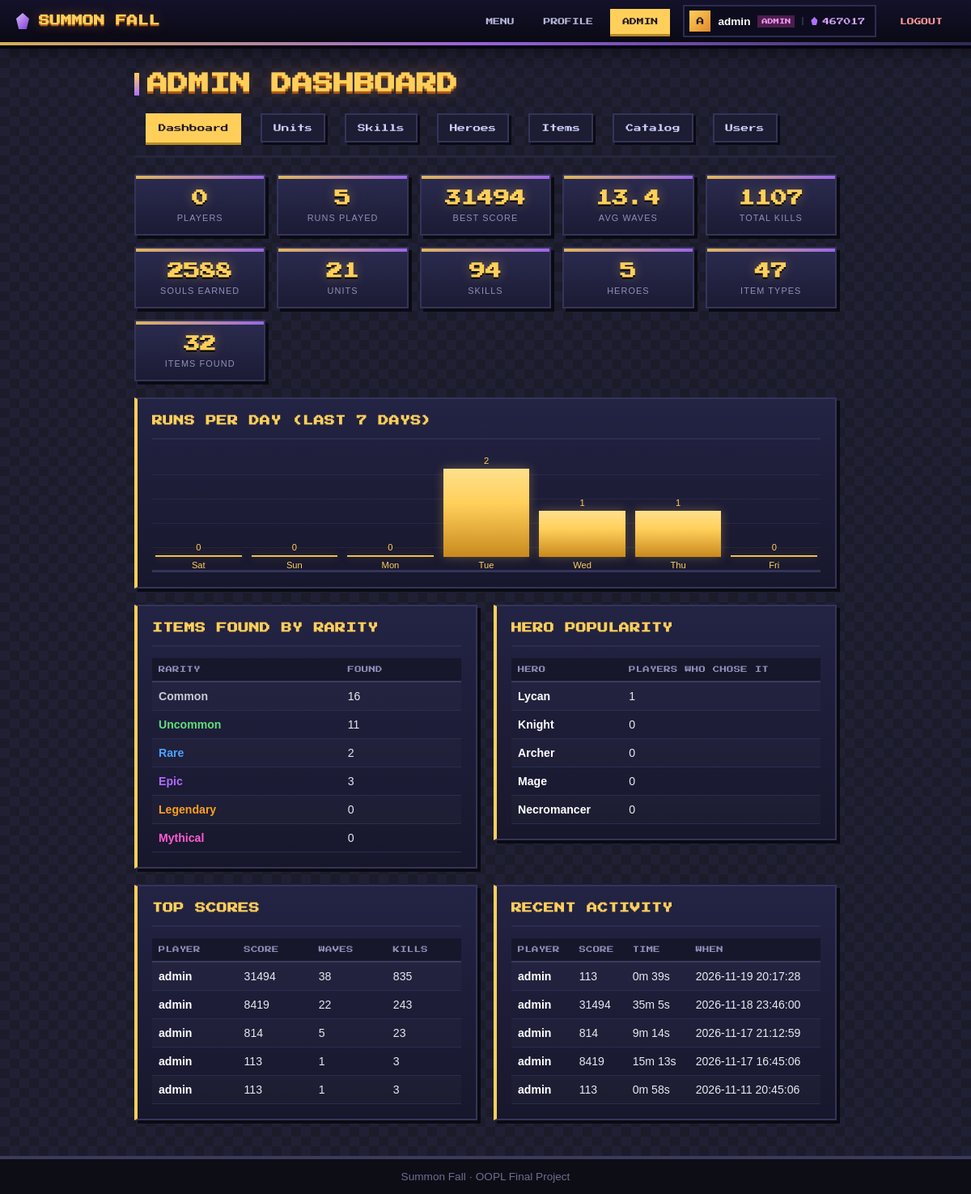
Page /views/admin/dashboard.php (signed in) on the committed database.
### tables this page shows
CREATE TABLE `users` (
  `id` int UNSIGNED NOT NULL,
  `username` varchar(30) NOT NULL,
  `email` varchar(100) NOT NULL,
  `password_hash` varchar(255) NOT NULL,
  `role` enum('admin','player') NOT NULL DEFAULT 'player',
  `souls` int UNSIGNED NOT NULL DEFAULT '0',
  `created_at` timestamp NULL DEFAULT CURRENT_TIMESTAMP
);

CREATE TABLE `scores` (
  `id` int UNSIGNED NOT NULL,
  `user_id` int UNSIGNED NOT NULL,
  `map_id` tinyint NOT NULL DEFAULT '1',
  `score` int UNSIGNED NOT NULL,
  `waves_reached` int UNSIGNED NOT NULL,
  `kills` int UNSIGNED NOT NULL,
  `souls_earned` int UNSIGNED NOT NULL,
  `duration_sec` int UNSIGNED NOT NULL,
  `played_at` timestamp NULL DEFAULT CURRENT_TIMESTAMP
);

### classes/Auth.php (called while the page is built, shortened)
<?php
class Auth
{
    private static ?User $current = null;
    public static function user(): ?User
    {
        if (self::$current === null && isset($_SESSION['user_id'])) {
            self::$current = User::find((int) $_SESSION['user_id']);
        }
        return self::$current;
    }
    public static function check(): bool
    {
        return self::user() !== null;
    }
}

### classes/AdminUser.php (called while the page is built, shortened)
<?php
class AdminUser extends User
{
    public function getRole(): string { return 'admin'; }
    public function canManageContent(): bool { return true; }
}

### classes/User.php (called while the page is built, shortened)
<?php
abstract class User extends Model
{
    private string $username;
    private int $souls;
    public function __construct(string $username, string $email, string $passwordHash, int $souls = 0, ?int $id = null)
    {
        $this->souls = $souls;
    }
    public function getUsername(): string { return $this->username; }
    public function getSouls(): int { return $this->souls; }
    public function setUsername(string $username): void
    {
        $this->username = $username;
    }
}

### classes/Database.php (called while the page is built, shortened)
<?php
class Database
{
    private static ?Database $instance = null;
    private PDO $pdo;
    private function __construct()
    {
        $c = require BASE_PATH . '/config/database.php';
        $dsn = "mysql:host={$c['host']};dbname={$c['name']};charset={$c['charset']}";
        try {
            $this->pdo = new PDO($dsn, $c['user'], $c['pass'], [
                PDO::ATTR_ERRMODE            => PDO::ERRMODE_EXCEPTION,
                PDO::ATTR_DEFAULT_FETCH_MODE => PDO::FETCH_ASSOC,
                PDO::ATTR_EMULATE_PREPARES   => false,
            ]);
        } catch (PDOException $e) {
            throw new DatabaseException(DEBUG ? $e->getMessage() : 'Could not connect to the database.', 0, $e);
        }
    }
    public static function getInstance(): Database
    {
        if (self::$instance === null) {
            self::$instance = new Database();
        }
        return self::$instance;
    }
    public function query(string $sql, array $params = []): PDOStatement
    {
        try {
            $stmt = $this->pdo->prepare($sql);
            $stmt->execute($params);
            return $stmt;
        } catch (PDOException $e) {
            throw new DatabaseException(DEBUG ? $e->getMessage() : 'A database error occurred.', 0, $e);
        }
    }
    public function fetchAll(string $sql, array $params = []): array
    {
        return $this->query($sql, $params)->fetchAll();
    }
    public function fetchOne(string $sql, array $params = []): ?array
    {
        $row = $this->query($sql, $params)->fetch();
        return $row === false ? null : $row;
    }
}

### config/database.php (called while the page is built)
<?php
return [
    'host'    => 'localhost',
    'name'    => 'summon_fall',
    'user'    => 'root',
    'pass'    => '',
    'charset' => 'utf8mb4',
];

### classes/Model.php (called while the page is built, shortened)
<?php
abstract class Model implements Crudable
{
    protected static string $table = '';
    public static function find(int $id): ?static
    {
        $row = Database::getInstance()->fetchOne('SELECT * FROM ' . static::$table . ' WHERE id = ?', [$id]);
        return $row ? static::fromRow($row) : null;
    }
}

### includes/auth_check.php (called while the page is built, shortened)
<?php
require_once __DIR__ . '/autoload.php';
if (!Auth::check()) {
    header('Location: ' . BASE_URL . '/views/auth/login.php');
    exit;
}

### includes/admin_check.php (called while the page is built, shortened)
<?php
require_once __DIR__ . '/auth_check.php';

### includes/autoload.php (called while the page is built, shortened)
<?php
spl_autoload_register(function (string $class): void {
    $dirs = [BASE_PATH . '/classes/', BASE_PATH . '/classes/exceptions/'];
    foreach ($dirs as $dir) {
        $file = $dir . $class . '.php';
        if (is_file($file)) {
            return;
        }
    }
});

### classes/AdminStats.php (called while the page is built, shortened)
<?php
class AdminStats
{
    private static function count(string $sql): int
    {
        return (int) (Database::getInstance()->fetchOne($sql)['c'] ?? 0);
    }
    public static function totals(): array
    {
        $db = Database::getInstance();
        $agg = $db->fetchOne('SELECT COALESCE(MAX(score),0) AS best, COALESCE(ROUND(AVG(waves_reached),1),0) AS avg_wave,
                                     COALESCE(SUM(kills),0) AS kills, COALESCE(SUM(souls_earned),0) AS souls FROM scores');
        return [
            'players' => self::count("SELECT COUNT(*) c FROM users WHERE role = 'player'"),
            'admins'  => self::count("SELECT COUNT(*) c FROM users WHERE role = 'admin'"),
            'runs'    => self::count('SELECT COUNT(*) c FROM scores'),
            'units'   => self::count('SELECT COUNT(*) c FROM units'),
            'skills'  => self::count('SELECT COUNT(*) c FROM skills'),
            'best'    => (int) $agg['best'],
            'avgWave' => $agg['avg_wave'],
            'kills'   => (int) $agg['kills'],
            'souls'   => (int) $agg['souls'],
        ];
    }
    public static function topScores(int $limit = 5): array
    {
        return Database::getInstance()->fetchAll(
            'SELECT u.username, s.score, s.waves_reached, s.kills, s.played_at
             FROM scores s JOIN users u ON u.id = s.user_id ORDER BY s.score DESC LIMIT ' . (int) $limit
        );
    }
    public static function recentRuns(int $limit = 8): array
    {
        return Database::getInstance()->fetchAll(
            'SELECT u.username, s.score, s.waves_reached, s.kills, s.duration_sec, s.played_at
             FROM scores s JOIN users u ON u.id = s.user_id ORDER BY s.played_at DESC, s.id DESC LIMIT ' . (int) $limit
        );
    }
    public static function runsPerDay(): array
    {
        $rows = Database::getInstance()->fetchAll(
            'SELECT DATE(played_at) AS d, COUNT(*) AS c FROM scores
             WHERE played_at >= (CURDATE() - INTERVAL 6 DAY) GROUP BY d'
        );
        $found = array_column($rows, 'c', 'd');
        $out = [];
        for ($i = 6; $i >= 0; $i--) {
            $day = date('Y-m-d', strtotime("-$i day"));
            $out[$day] = (int) ($found[$day] ?? 0);
        }
        return $out;
    }
}

### classes/Inventory.php (called while the page is built, shortened)
<?php
class Inventory
{
    public static function adminStats(): array
    {
        $db = Database::getInstance();
        $byRarity = [];
        foreach (Item::RARITIES as $r) {
            $byRarity[$r] = 0;
        }
        foreach ($db->fetchAll('SELECT i.rarity, COUNT(*) AS c FROM player_items pi JOIN items i ON i.id = pi.item_id GROUP BY i.rarity') as $row) {
            $byRarity[$row['rarity']] = (int) $row['c'];
        }
        $heroUse = $db->fetchAll(
            'SELECT h.name, COUNT(ph.user_id) AS players FROM heroes h LEFT JOIN player_hero ph ON ph.hero_id = h.id GROUP BY h.id, h.name ORDER BY players DESC, h.id'
        );
        return [
            'heroes'   => (int) $db->fetchOne('SELECT COUNT(*) AS c FROM heroes')['c'],
            'items'    => (int) $db->fetchOne('SELECT COUNT(*) AS c FROM items')['c'],
            'owned'    => (int) $db->fetchOne('SELECT COUNT(*) AS c FROM player_items')['c'],
            'byRarity' => $byRarity,
            'heroUse'  => $heroUse,
        ];
    }
}

### includes/admin_helpers.php (called while the page is built, shortened)
<?php
function h($v): string
{
    return htmlspecialchars((string) $v, ENT_QUOTES, 'UTF-8');
}

### views/admin/dashboard.php (the view, shortened to what this page needs)
<?php
require_once __DIR__ . '/../../includes/admin_check.php';
require_once __DIR__ . '/../../includes/admin_helpers.php';
try {
    $t = AdminStats::totals();
    $top = AdminStats::topScores(5);
    $recent = AdminStats::recentRuns(8);
    $days = AdminStats::runsPerDay();
    $hs = Inventory::adminStats();
} catch (DatabaseException $e) {
    $error = DEBUG ? $e->getMessage() : 'Could not load statistics.';
    $t = ['players' => 0, 'admins' => 0, 'runs' => 0, 'units' => 0, 'skills' => 0, 'best' => 0, 'avgWave' => 0, 'kills' => 0, 'souls' => 0];
    $top = $recent = $days = [];
    $hs = ['heroes' => 0, 'items' => 0, 'owned' => 0, 'byRarity' => [], 'heroUse' => []];
}
$maxDay = max(1, $days ? max($days) : 1);
require __DIR__ . '/../../includes/header.php';
?>
<h1>Admin Dashboard</h1>
<?php require __DIR__ . '/../../includes/admin_nav.php'; ?>
<div class="tiles">
    <div class="tile"><strong><?= $t['players'] ?></strong><span>Players</span></div>
    <div class="tile"><strong><?= $t['runs'] ?></strong><span>Runs played</span></div>
    <div class="tile"><strong><?= $t['best'] ?></strong><span>Best score</span></div>
    <div class="tile"><strong><?= $t['avgWave'] ?></strong><span>Avg waves</span></div>
    <div class="tile"><strong><?= $t['kills'] ?></strong><span>Total kills</span></div>
    <div class="tile"><strong><?= $t['souls'] ?></strong><span>Souls earned</span></div>
    <div class="tile"><strong><?= $t['units'] ?></strong><span>Units</span></div>
    <div class="tile"><strong><?= $t['skills'] ?></strong><span>Skills</span></div>
    <div class="tile"><strong><?= $hs['heroes'] ?></strong><span>Heroes</span></div>
    <div class="tile"><strong><?= $hs['items'] ?></strong><span>Item types</span></div>
    <div class="tile"><strong><?= $hs['owned'] ?></strong><span>Items found</span></div>
</div>
<div class="panel">
    <h2>Runs per day (last 7 days)</h2>
    <div class="bars">
        <?php foreach ($days as $date => $count): ?>
            <div><?= $count ?><i style="height: <?= round($count / $maxDay * 80) ?>%"></i><?= date('D', strtotime($date)) ?></div>
        <?php endforeach; ?>
    </div>
</div>
<div class="two-col">
    <div class="panel">
        <h2>Items found by rarity</h2>
        <div class="table-wrap"><table class="admin-table">
            <tr><th>Rarity</th><th>Found</th></tr>
            <?php foreach ($hs['byRarity'] as $rarity => $count): ?>
                <tr><td style="color:<?= Item::RARITY_COLORS[$rarity] ?? '#fff' ?>"><?= h(ucfirst($rarity)) ?></td><td><?= $count ?></td></tr>
            <?php endforeach; ?>
        </table></div>
    </div>
    <div class="panel">
        <h2>Hero popularity</h2>
        <div class="table-wrap"><table class="admin-table">
            <tr><th>Hero</th><th>Players who chose it</th></tr>
            <?php foreach ($hs['heroUse'] as $r): ?>
                <tr><td><?= h($r['name']) ?></td><td><?= (int) $r['players'] ?></td></tr>
            <?php endforeach; ?>
        </table></div>
    </div>
</div>
<div class="two-col">
    <div class="panel">
        <h2>Top scores</h2>
        <div class="table-wrap"><table class="admin-table">
            <tr><th>Player</th><th>Score</th><th>Waves</th><th>Kills</th></tr>
            <?php foreach ($top as $r): ?>
                <tr><td><?= h($r['username']) ?></td><td><?= $r['score'] ?></td><td><?= $r['waves_reached'] ?></td><td><?= $r['kills'] ?></td></tr>
            <?php endforeach; ?>
        </table></div>
    </div>
    <div class="panel">
        <h2>Recent activity</h2>
        <div class="table-wrap"><table class="admin-table">
            <tr><th>Player</th><th>Score</th><th>Time</th><th>When</th></tr>
            <?php foreach ($recent as $r): ?>
                <tr><td><?= h($r['username']) ?></td><td><?= $r['score'] ?></td><td><?= floor($r['duration_sec'] / 60) ?>m <?= $r['duration_sec'] % 60 ?>s</td><td><?= h($r['played_at']) ?></td></tr>
            <?php endforeach; ?>
        </table></div>
    </div>
</div>
<?php require __DIR__ . '/../../includes/footer.php'; ?>

### includes/header.php (shortened to what this page needs)
<?php
require_once __DIR__ . '/autoload.php';
$navUser = Auth::user();
$cssVersion = @filemtime(BASE_PATH . '/assets/css/main.css') ?: 1;
?>
<!DOCTYPE html>
<html lang="en">
<head>
    <link rel="stylesheet" href="<?= BASE_URL ?>/assets/css/main.css?v=<?= $cssVersion ?>">
</head>
<body>
<?php
$navPage = basename($_SERVER['SCRIPT_NAME']);
$navActive = fn(string ...$files) => in_array($navPage, $files, true) ? ' on' : '';
?>
<header class="topbar">
    <a class="brand" href="<?= BASE_URL ?>/<?= $navUser ? 'views/menu.php' : 'index.php' ?>">
        <i class="brand-gem"></i><span>Summon Fall</span>
    </a>
    <nav class="topnav">
        <?php if ($navUser): ?>
            <a class="nl<?= $navActive('menu.php') ?>" href="<?= BASE_URL ?>/views/menu.php">Menu</a>
            <a class="nl<?= $navActive('profile.php') ?>" href="<?= BASE_URL ?>/views/profile.php">Profile</a>
            <?php if ($navUser->canManageContent()): ?>
                <a class="nl<?= str_contains($_SERVER['SCRIPT_NAME'], '/admin/') ? ' on' : '' ?>" href="<?= BASE_URL ?>/views/admin/dashboard.php">Admin</a>
            <?php endif; ?>
            <span class="nuser" title="<?= htmlspecialchars($navUser->getRole()) ?>">
                <b class="av"><?= htmlspecialchars(strtoupper(substr($navUser->getUsername(), 0, 1))) ?></b>
                <span class="nm"><?= htmlspecialchars($navUser->getUsername()) ?></span>
                <em class="rl <?= htmlspecialchars($navUser->getRole()) ?>"><?= htmlspecialchars($navUser->getRole()) ?></em>
                <span class="sl"><i class="gem"></i><?= (int) $navUser->getSouls() ?></span>
            </span>
            <a class="nl out" href="<?= BASE_URL ?>/views/auth/logout.php">Logout</a>
        <?php else: ?>
            <a class="nl<?= $navActive('login.php') ?>" href="<?= BASE_URL ?>/views/auth/login.php">Login</a>
            <a class="nl cta<?= $navActive('register.php') ?>" href="<?= BASE_URL ?>/views/auth/register.php">Register</a>
        <?php endif; ?>
    </nav>
</header>
<main class="container">

### rows in the picture
users: username "A", username "admin", souls "467017"
scores: user.username "admin", score "31494", waves_reached "38", kills "835", floor($r['duration_sec']/60) "35", $r['duration_sec']%60 "5", played_at "2026-11-18 23:46:00"
scores: user.username "admin", score "8419", waves_reached "22", kills "243", floor($r['duration_sec']/60) "15", $r['duration_sec']%60 "13", played_at "2026-11-17 16:45:06"
scores: user.username "admin", score "814", waves_reached "5", kills "23", floor($r['duration_sec']/60) "9", $r['duration_sec']%60 "14", played_at "2026-11-17 21:12:59"
scores: user.username "admin", score "113", waves_reached "1", kills "3", floor($r['duration_sec']/60) "0", $r['duration_sec']%60 "58", played_at "2026-11-11 20:45:06"
scores: user.username "admin", score "113", waves_reached "1", kills "3", floor($r['duration_sec']/60) "0", $r['duration_sec']%60 "39", played_at "2026-11-19 20:17:28"

### other values in the picture
$navUser->getRole() "ADMIN"
$label "Dashboard"
$label "Units"
$label "Skills"
$label "Heroes"
$label "Items"
$label "Catalog"
$label "Users"
$t['players'] "0"
$t['runs'] "5"
$t['best'] "31494"
$t['avgWave'] "13.4"
$t['kills'] "1107"
$t['souls'] "2588"
$t['units'] "21"
